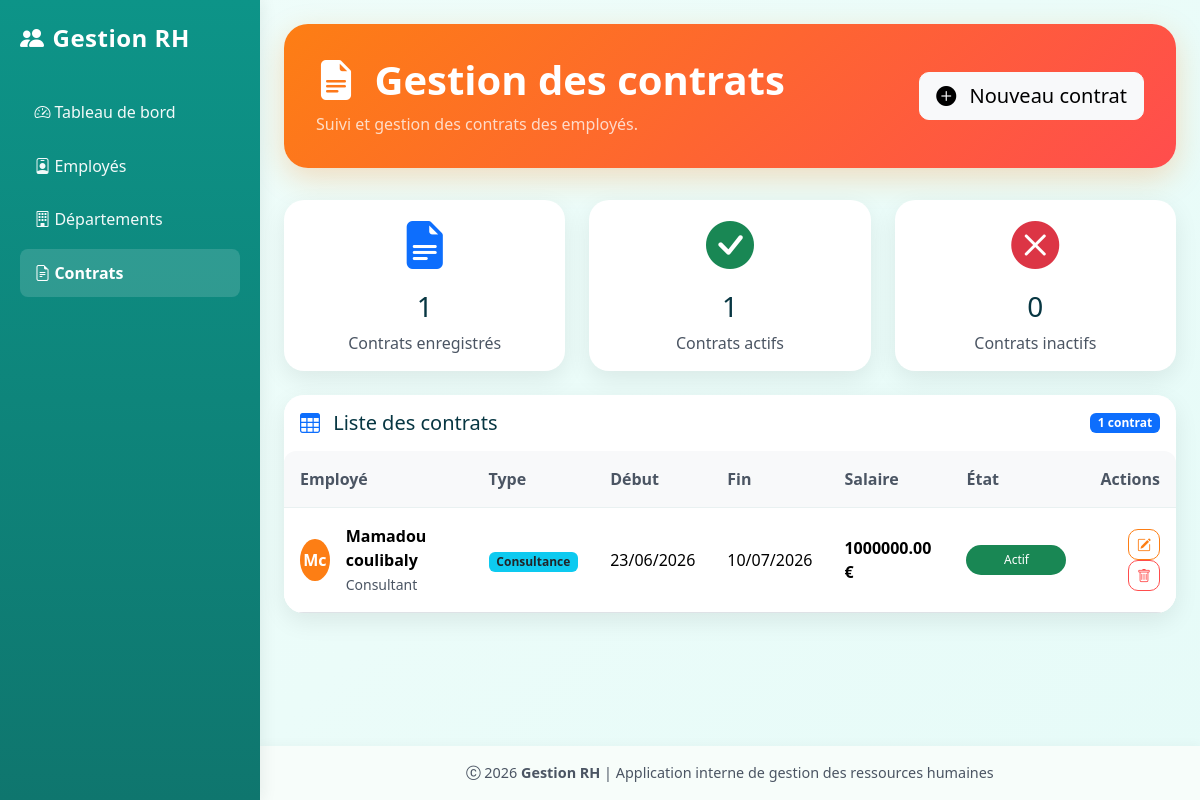
The app's page /contrats/ with its own data.
### information_employees/models.py (models this page shows, shortened)
class Contrat(models.Model):
    TYPE_CHOICES = [
        ("cdi", "CDI"),
        ("cdd", "CDD"),
        ("stage", "Stage"),
        ("prestation", "Prestation"),
        ("consultance", "Consultance"),
    ]
    employe = models.ForeignKey(
        Employe,
        on_delete=models.CASCADE,
        related_name="contrats",
    )
    type_contrat = models.CharField(max_length=20, choices=TYPE_CHOICES)
    date_debut = models.DateField()
    date_fin = models.DateField(null=True, blank=True)
    salaire = models.DecimalField(max_digits=12, decimal_places=2)
    actif = models.BooleanField(default=True)
    fichier_reference = models.CharField(max_length=120, blank=True)
    observations = models.TextField(blank=True)
    cree_le = models.DateTimeField(auto_now_add=True)
    modifie_le = models.DateTimeField(auto_now=True)
    class Meta:
        ordering = ["-date_debut"]
        verbose_name = "contrat"
        verbose_name_plural = "contrats"

class Employe(models.Model):
    GENRE_CHOICES = [
        ("F", "Femme"),
        ("M", "Homme"),
        ("A", "Autre"),
    ]
    SITUATION_CHOICES = [
        ("actif", "Actif"),
        ("conge", "En conge"),
        ("suspendu", "Suspendu"),
        ("sorti", "Sorti"),
    ]
    matricule = models.CharField(max_length=30, unique=True)
    prenom = models.CharField(max_length=100)
    nom = models.CharField(max_length=100)
    genre = models.CharField(max_length=1, choices=GENRE_CHOICES)
    date_naissance = models.DateField(null=True, blank=True)
    adresse = models.TextField(blank=True)
    telephone = models.CharField(max_length=30, blank=True)
    email = models.EmailField(unique=True)
    poste = models.CharField(max_length=150)
    departement = models.ForeignKey(
        Departement,
        on_delete=models.PROTECT,
        related_name="employes",
    )
    date_embauche = models.DateField()
    situation = models.CharField(
        max_length=20,
        choices=SITUATION_CHOICES,
        default="actif",
    )
    notes = models.TextField(blank=True)
    cree_le = models.DateTimeField(auto_now_add=True)
    modifie_le = models.DateTimeField(auto_now=True)
    class Meta:
        ordering = ["nom", "prenom"]
        verbose_name = "employe"
        verbose_name_plural = "employes"
    @property
    def nom_complet(self):
        return f"{self.prenom} {self.nom}"

### information_employees/views.py (the view)
# urls.py: path("contrats/", views.VueListeContrats.as_view(), name="contrat_list"),
class VueListeContrats(ListView):
    model = Contrat
    template_name = "information_employees/contrat_list.html"
    context_object_name = "contrats"
    def get_queryset(self):
        return Contrat.objects.select_related("employe", "employe__departement")
    def get_context_data(self, **kwargs):
        contexte = super().get_context_data(**kwargs)
        contexte["contrats_actifs"] = Contrat.objects.filter(actif=True).count()
        contexte["contrats_inactifs"] = Contrat.objects.filter(actif=False).count()
        return contexte

### information_employees/templates/information_employees/contrat_list.html (shortened to what this page needs)
{% extends 'information_employees/base.html' %}
{% block content %}
<div class="page-header">
    <div class="d-flex justify-content-between align-items-center flex-wrap">
        <div>
            <h1 class="fw-bold mb-2">
                <i class="bi bi-file-earmark-text-fill me-2"></i>
                Gestion des contrats
            </h1>
            <p class="mb-0 opacity-75">
                Suivi et gestion des contrats des employés.
            </p>
        </div>
        <a href="{% url 'contrat_create' %}"
           class="btn btn-light btn-lg mt-3 mt-md-0">
            <i class="bi bi-plus-circle-fill me-2"></i>
            Nouveau contrat
        </a>
    </div>
</div>
<div class="row g-4 mb-4">
    <div class="col-md-4">
        <div class="card stats-card">
            <div class="card-body text-center">
                <i class="bi bi-file-earmark-text-fill text-primary display-5"></i>
                <h3 class="mt-3">
                    {{ contrats|length }}
                </h3>
                <p class="text-muted mb-0">
                    Contrats enregistrés
                </p>
            </div>
        </div>
    </div>
    <div class="col-md-4">
        <div class="card stats-card">
            <div class="card-body text-center">
                <i class="bi bi-check-circle-fill text-success display-5"></i>
                <h3 class="mt-3">
                    {{ contrats_actifs }}
                </h3>
                <p class="text-muted mb-0">
                    Contrats actifs
                </p>
            </div>
        </div>
    </div>
    <div class="col-md-4">
        <div class="card stats-card">
            <div class="card-body text-center">
                <i class="bi bi-x-circle-fill text-danger display-5"></i>
                <h3 class="mt-3">
                    {{ contrats_inactifs }}
                </h3>
                <p class="text-muted mb-0">
                    Contrats inactifs
                </p>
            </div>
        </div>
    </div>
</div>
<div class="card table-card">
    <div class="card-header bg-white border-0 py-3">
        <div class="d-flex justify-content-between align-items-center">
            <h5 class="mb-0">
                <i class="bi bi-table me-2 text-primary"></i>
                Liste des contrats
            </h5>
            <span class="badge bg-primary">
                {{ contrats|length }} contrat{{ contrats|length|pluralize }}
            </span>
        </div>
    </div>
    <div class="table-responsive">
        <table class="table align-middle mb-0">
            <thead class="table-light">
                <tr>
                    <th>Employé</th>
                    <th>Type</th>
                    <th>Début</th>
                    <th>Fin</th>
                    <th>Salaire</th>
                    <th>État</th>
                    <th class="text-end">Actions</th>
                </tr>
            </thead>
            <tbody>
                {% for contrat in contrats %}
                <tr>
                    <td>
                        <div class="d-flex align-items-center">
                            <div class="avatar-contract me-3">
                                {{ contrat.employe.prenom|first }}{{ contrat.employe.nom|first }}
                            </div>
                            <div>
                                <div class="fw-semibold">
                                    {{ contrat.employe.nom_complet }}
                                </div>
                                <small class="text-muted">
                                    {{ contrat.employe.poste }}
                                </small>
                            </div>
                        </div>
                    </td>
                    <td>
                        <span class="badge bg-info text-dark">
                            {{ contrat.get_type_contrat_display }}
                        </span>
                    </td>
                    <td>
                        {{ contrat.date_debut|date:'d/m/Y' }}
                    </td>
                    <td>
                        {% if contrat.date_fin %}
                            {{ contrat.date_fin|date:'d/m/Y' }}
                        {% else %}
                            <span class="text-muted">Indéterminée</span>
                        {% endif %}
                    </td>
                    <td class="salary">
                        {{ contrat.salaire }} €
                    </td>
                    <td>
                        {% if contrat.actif %}
                            <span class="badge bg-success badge-status">
                                Actif
                            </span>
                        {% else %}
                            <span class="badge bg-secondary badge-status">
                                Inactif
                            </span>
                        {% endif %}
                    </td>
                    <td class="text-end">
                        <a href="{% url 'contrat_update' contrat.pk %}"
                           class="btn btn-outline-primary btn-sm">
                            <i class="bi bi-pencil-square"></i>
                        </a>
                        <a href="{% url 'contrat_delete' contrat.pk %}"
                           class="btn btn-outline-danger btn-sm">
                            <i class="bi bi-trash"></i>
                        </a>
                    </td>
                </tr>
                {% endfor %}
            </tbody>
        </table>
    </div>
</div>
{% endblock %}

### information_employees/templates/information_employees/base.html (style rules this page uses)
:root { --bg-start: #f0fdfa; --bg-end: #e6fbf8; --navbar-start: #0d9488; --navbar-end: #0f766e; --hero-start: #0d9488; --hero-end: #0f766e; --accent: #075985; --text-dark: #073642; --muted: #4b5563; --card-bg: #ffffff; --card-border: rgba(7,54,66,0.06); --footer-bg: #f7fdfa; }
body { min-height: 100vh; display: flex; background: linear-gradient(135deg, var(--bg-start), var(--bg-end)); font-family: 'Segoe UI', Tahoma, Geneva, Verdana, sans-serif; color: var(--text-dark); }
.card { border: 1px solid var(--card-border); border-radius: 15px; background: var(--card-bg); box-shadow: 0 5px 15px rgba(2,6,23,0.04); transition: 0.3s; color: var(--text-dark); }
.table { background: #fff; border-radius: 12px; overflow: hidden; color: var(--text-dark); }
.table thead th { color: var(--muted); border-bottom: 1px solid rgba(15,118,110,0.06); }
.badge-status { min-width: 100px; padding: 8px 12px; border-radius: 50px; }
a { color: var(--accent); }
.text-muted { color: var(--muted) !important; }
button, .btn { border-radius: 10px; }
.table td, .table th { border-top: none; padding: 1rem 1rem; }

### information_employees/templates/information_employees/contrat_list.html (style rules this page uses)
.page-header { background:linear-gradient(135deg,#fd7e14,#ff4d4d); color:white; border-radius:24px; padding:2rem; margin-bottom:2rem; box-shadow:0 10px 30px rgba(253,126,20,.25); }
.stats-card { border:none; border-radius:20px; box-shadow:0 8px 25px rgba(0,0,0,.08); transition:.3s; }
.table-card { border:none; border-radius:20px; overflow:hidden; box-shadow:0 8px 25px rgba(0,0,0,.08); }
.avatar-contract { width:42px; height:42px; border-radius:50%; background:#fd7e14; color:white; font-weight:600; display:flex; align-items:center; justify-content:center; }
.badge-status { padding:.55rem .9rem; border-radius:50px; font-weight:500; }
.table tbody tr { transition:.2s; }
.salary { font-weight:700; color:#0dcaf0; }
.btn-outline-primary { color:#fd7e14; border-color:#fd7e14; }
.btn-outline-danger { color:#ff4d4d; border-color:#ff4d4d; }
.badge.bg-primary { background-color:#ff4d4d ; }
.text-primary { color:#fd7e14 ; }

### records on screen
Contrat: employe.prenom|first "M", employe.nom|first "c", employe.nom_complet "Mamadou coulibaly", employe.poste "Consultant", type_contrat "Consultance", date_debut "23/06/2026", date_fin "10/07/2026", salaire "1000000.00", actif "Actif"

### other values on screen
{{ contrats|length }} "1"
{{ contrats_actifs }} "1"
{{ contrats_inactifs }} "0"
